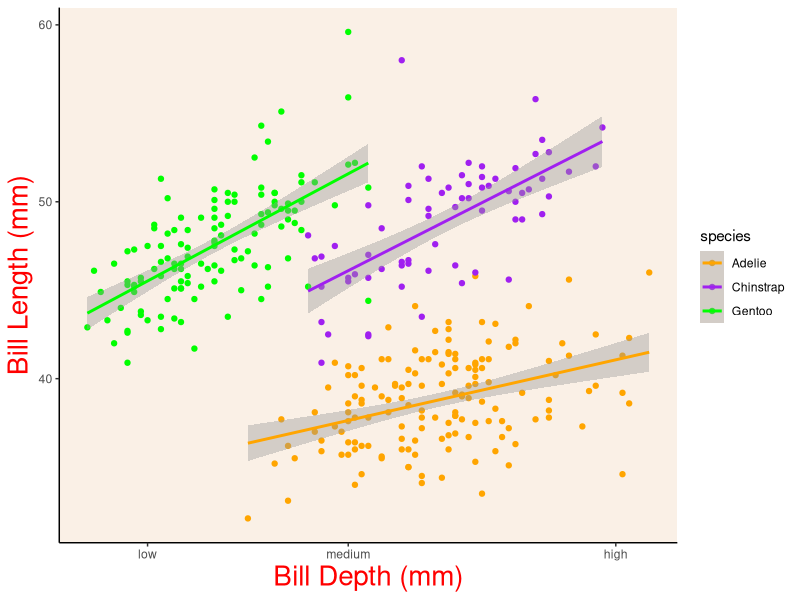
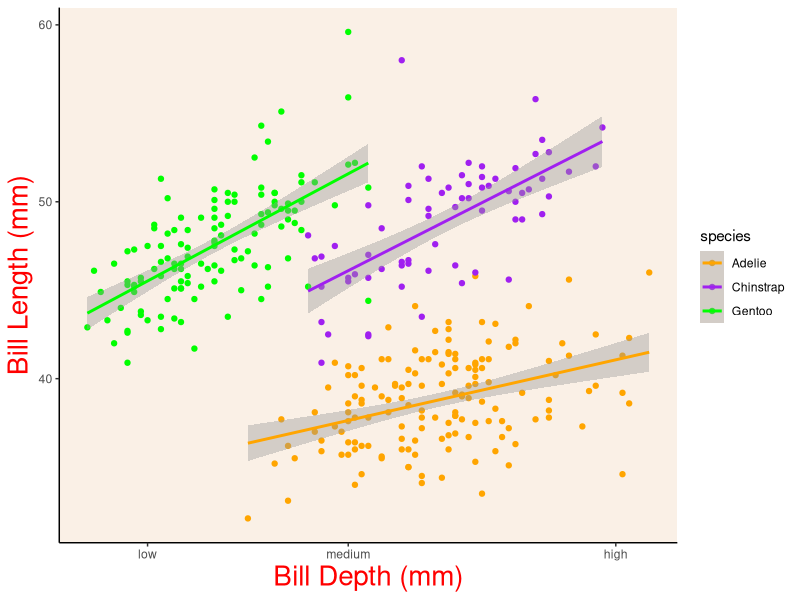

Here is the R script that generated these plots, in order:
### Created By: Jacquin Moraga ####
### Created On: 2025-09-09 ####

### Load Libraries ####
library(palmerpenguins)
library(tidyverse)
library(here)
library(ggthemes)

### Load Data ####
glimpse(penguins)

## Data Analysis Section ####
plot1 <- ggplot(data = penguins,
       mapping = aes(x = bill_depth_mm,
                     y = bill_length_mm,
                     group = species,
                     color = species))+
  geom_point()+
  geom_smooth(method = "lm")+
  labs(x = "Bill Depth (mm)",
       y = "Bill Length (mm)")+
  scale_color_viridis_d()+
  scale_x_continuous(breaks = c(14,17,21),
                     labels = c("low", "medium", "high"))+
  scale_color_manual(values = c("orange", "purple", "green"))+ 
  theme_classic()+ 
  theme(axis.title = element_text(size = 20,
                                  color = "red"),
        panel.background = element_rect(fill = "linen"))
ggsave(here("Week_03","Output","da_penguin.png" ),
       width = 7, height = 5)

plot1
